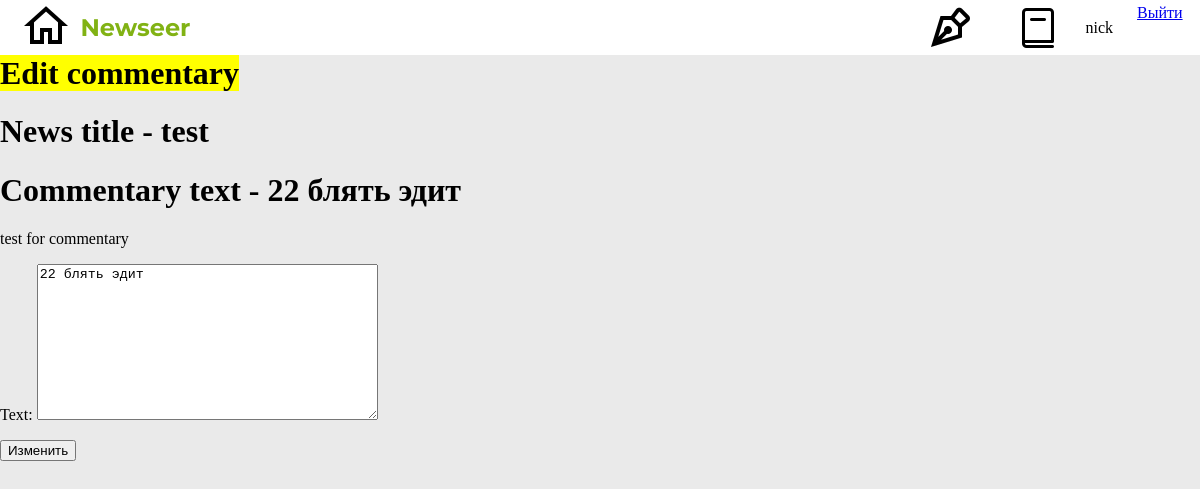
/news/24/edit_commentary/24/ (signed in), run on the app's committed database.
### news/models.py (models this page shows, shortened)
class News(models.Model):
    author = models.ForeignKey(User, null=True, on_delete=models.SET_NULL)
    article = models.CharField(max_length=100)
    body = models.TextField(blank=False, null=False)
    commentary = models.ManyToManyField(Commentaries)
    likes = models.ManyToManyField(Likes)

class Commentaries(models.Model):
    class Meta:
        ordering = ['-date']
    user = models.ForeignKey(User, null=True, on_delete=models.SET_NULL)
    date = models.DateTimeField(auto_now_add=True)
    text = models.TextField(blank=False, null=True)

### news/views.py (the view)
# urls.py: path('news/<int:pk>/edit_commentary/<int:ck>/', edit_commentary_view),
@login_required
def edit_commentary_view(request, pk, ck):
    try:
        obj = News.objects.get(id=pk)
        user = request.user
        commentary_obj = Commentaries.objects.get(id=ck)
    except News.DoesNotExist:
        raise Http404
    if request.method == 'POST':
        form = CommentaryModelForm(request.POST or None, instance = commentary_obj)
        if form.is_valid():
            commentary_obj = form.save(commit=False)
            commentary_obj.save()
            return HttpResponseRedirect(reverse('detail-news', args=[pk]))
    else:
        form = CommentaryModelForm(instance=commentary_obj)
    return render(request, 'edit_commentary_form.html', {'single_object': obj, 'commentary': commentary_obj, 'form': form, 'user': user})

### news/forms.py
class CommentaryModelForm(forms.ModelForm):
    class Meta:
        model = Commentaries
        fields = [
            'text'
        ]

### templates/edit_commentary_form.html (shortened to what this page needs)
{% extends 'base.html' %}
{% block content %}
    <div class="forms_wrapper">
        <h1>
            <mark>Edit commentary</mark>
        </h1>
        <h1>News title - {{ single_object.article }}</h1>
        <h1>Commentary text - {{ commentary.text }}</h1>
        {% include 'news/detail_snippet.html' with single_object=single_object %}
        <form action="" method="post">
            {{ form.as_p }}
            <input type="submit" value='Изменить'>
        </form>
    </div>
{% endblock %}

### templates/navbar.html (shortened to what this page needs)
<nav>
    <div id='nav-wrapper'>
        <div id='nav-homepage-logo'>
            <a href="/" id="nav-homepage-logo_homepage">
                </a>
            <p id='nav-homepage-logo_logo'>Newseer</p>
        </div>
        <div id='nav-menu'>
            <div id='nav-menu_interactive'>
                <a href="/news/create" id="create">
                </a>
                <a href="/read" id='read'>
                </a>
            </div>
            {% if user.is_authenticated %}
            <span id='username'>{{ user }}</span>
                <a href="/logout">Выйти</a>
            {% endif %}
        </div>
    </div>
</nav>

### templates/news/detail_snippet.html
{% if single_object.body %}
    <p>{{ single_object.body }}</p>
{% else %}
    <p>Content coming soon</p>
{% endif %}

### templates/base.html (style rules this page uses)
body { margin: 0; padding: 0; height: 1995px; background-color: #EAEAEA; }
nav { position: fixed; display: flex; top: 0; justify-content: center; align-items: center; z-index: 9999; height: 55px; width: 100vw; background-color: #fff; }
#nav-wrapper { display: flex; align-items: center; justify-content: space-between; height: 55px; width: 97.1%; }
#nav-homepage-logo { display: flex; align-items: center; justify-content: space-around; height: 48px; width: 178px; }
#nav-homepage-logo_logo { position: relative; margin: 0; font-family: 'Montserrat', sans-serif; font-size: 24px; color: #81B214; font-weight: 700; }
#nav-menu { display: flex; justify-content: space-between; height: 48px; width: 257px; }
#nav-menu_interactive { display: flex; justify-content: space-between; height: 48px; width: 136px; }
.forms_wrapper { margin-top: 55px; }
#username { display: flex; align-items: center; }

### data on the page
News: article "test", body "test for commentary"
Commentaries: text "22 блять эдит"

### other printed values
{{ user }} "nick"
